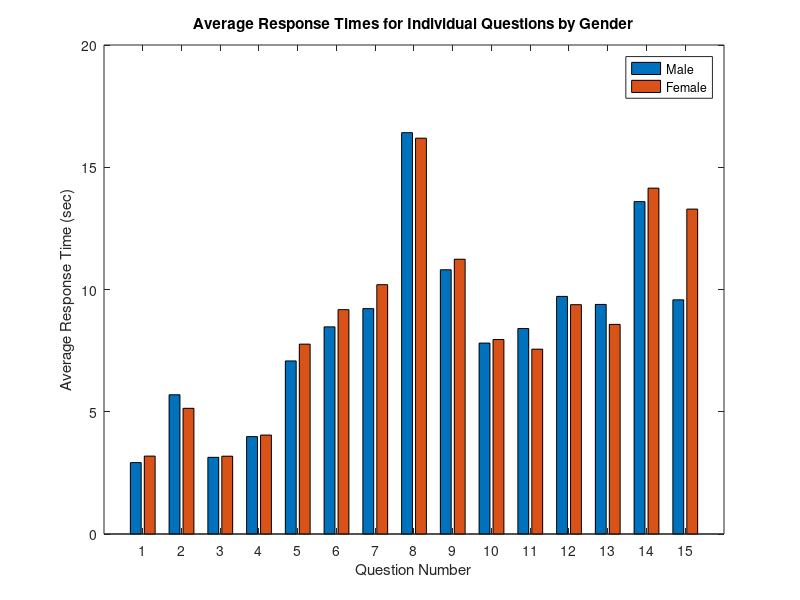
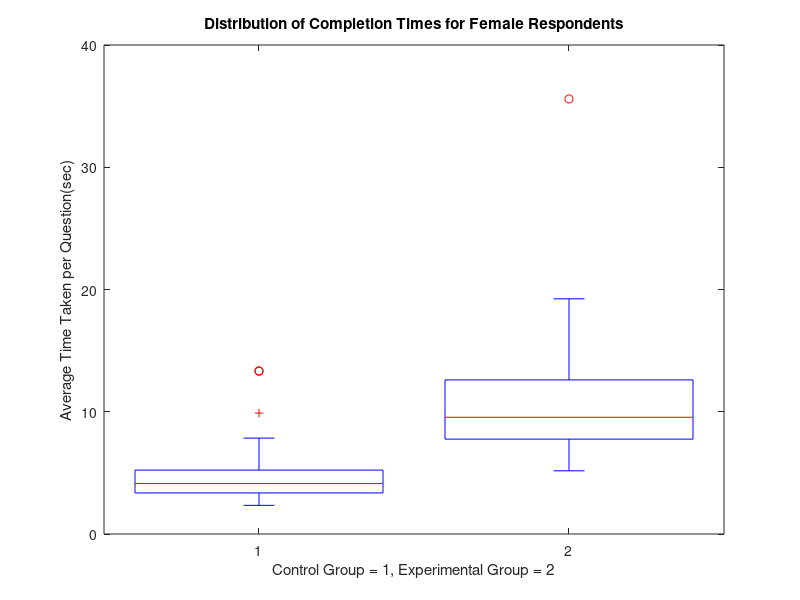
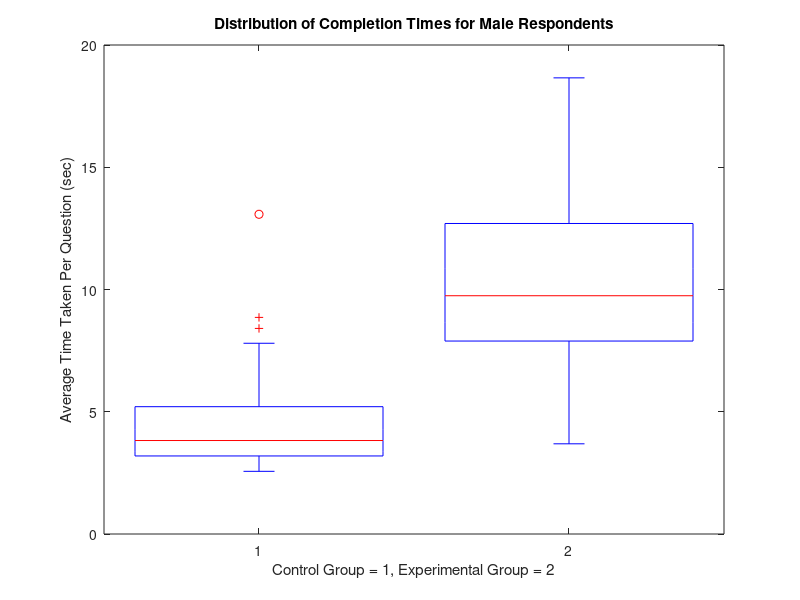

Here is the MATLAB script that generated these plots, in order:
% Final Project: Andrew Gerst, Sarah Levine

clear all; close all;

try
	load('survey_data.mat');
catch exception
	A = [];
end
%% Abstract


%BLAHBLAHBLAH


%% Separating Male and Female Data
[r,c] = size(A);
maleControl = [];
maleExperimental = [];
femaleControl = [];
femaleExperimental = [];
for idx = 1:r
    if A(idx,1) == 0
        maleControl = [maleControl; A(idx,2:6)];
        maleExperimental = [maleExperimental; A(idx,7:c)];
    else
        femaleControl = [femaleControl; A(idx,2:6)];
        femaleExperimental = [femaleExperimental; A(idx,7:c)];
    end
end

femaleAll = [femaleControl,femaleExperimental];
maleAll = [maleControl,maleExperimental];

%% Statistical Analysis

%Average time taken per question for each gender:
%   *Male
%       - Control Section
            maleAverage_Cont = mean(sum(maleControl,2)/5)
%       - Experimental Section
            maleAverage_Exp = mean(sum(maleExperimental,2)/10)
%   *Female
%       - Control Section
            femaleAverage_Cont = mean(sum(femaleControl,2)/5)
%       - Experimental Section
            femaleAverage_Exp = mean(sum(femaleExperimental,2)/10)

            
            
%Average time taken on each individual question by gender:
%   *Male
       maleAverage_Ind = mean(maleAll)
%   *Female
       femaleAverage_Ind = mean(femaleAll)     
    
     
     
%Standard deviations for male and female response times:
%   *Male
%       - Control Section
            maleStd_Cont = std(sum(maleControl,2)/5)
%       - Experimental Section
            maleStd_Exp = std(sum(maleExperimental,2)/10)
%   *Female
%       - Control Section
            femaleStd_Cont = std(sum(femaleControl,2)/5)
%       - Experimental Section
            femaleStd_Exp = std(sum(femaleExperimental,2)/10)

   
     
     
%Median response times for males and females:
%   *Male
%       - Control Section
            maleMedian_Cont = median(sum(maleControl,2)/5)
%       - Experimental Section
            maleMedian_Exp = median(sum(maleExperimental,2)/10)
%   *Female
%       - Control Section
            femaleMedian_Cont = median(sum(femaleControl,2)/5)
%       - Experimental Section
            femaleMedian_Exp = median(sum(femaleExperimental,2)/10)

%% Graphical Analysis

% Bar Graph of Average Response Times for Each Question (1-16) by Gender:
bar([maleAverage_Ind;femaleAverage_Ind]')
title('Average Response Times for Individual Questions by Gender')
xlabel('Question Number')
ylabel('Average Response Time (sec)')
legend('Male','Female')

% Box and Whisker Plots of Average Time Taken per Question:
figure;
boxplot([sum(femaleControl,2)/5',sum(femaleExperimental,2)/10'])
title('Distribution of Completion Times for Female Respondents')
xlabel('Control Group = 1, Experimental Group = 2')
ylabel('Average Time Taken per Question(sec)')

figure;
boxplot([sum(maleControl,2)/5',sum(maleExperimental,2)/10'])
title('Distribution of Completion Times for Male Respondents')
xlabel('Control Group = 1, Experimental Group = 2')
ylabel('Average Time Taken Per Question (sec)')


%% Conclusion

%BLAHBLAHBLAH
